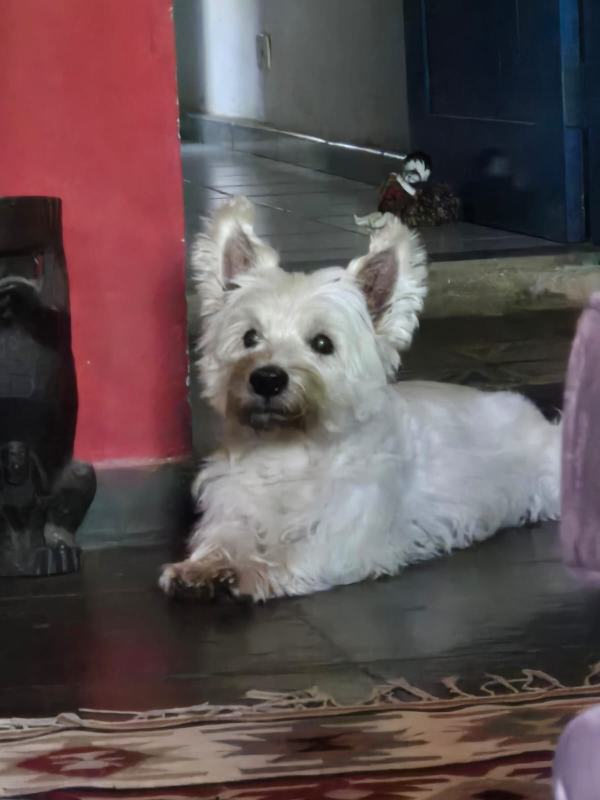
#> input picture tests/gauss.jpg, 1200 x 1600 px (shown at 1/2 size)
$ python -i renderer.py   (imports and definitions only)
#> lines starting #> are read from the running program, lines starting #| are printed output that depends on the picture
#> further down, picture is the input picture: PIL image 1200x1600 RGB; mean R, G, B 95.5, 80.3, 82
"""Text-to-image rendering for Paperang thermal printer."""

import os
import sys
from pathlib import Path

# Enable libraqm support for ligatures (if fribidi.dll is available)
# Solution from: https://stackoverflow.com/a/79583567/1457481
# Simply placing fribidi.dll in the Python directory and setting FRIBIDI_PATH
# enables full OpenType ligature support via libraqm
try:
    fribidi_dll = Path(sys.executable).parent / "fribidi.dll"
    if fribidi_dll.exists():
        os.environ['FRIBIDI_PATH'] = str(fribidi_dll)
except:
    pass  # Ligatures won't work, but basic rendering will

from PIL import Image, ImageDraw, ImageFont
from typing import Optional
import textwrap


class ThermalRenderer:
    """Renders text to monochrome bitmap for thermal printing."""

    # Paperang P1 specifications
    PRINT_WIDTH = 384  # pixels
    LINE_WIDTH = 48  # bytes (384 / 8)

    def __init__(self, font_size: int = 18, margin: int = 8, font_name: str = "FiraCode"):
        """
        Initialize renderer.

        Args:
            font_size: Font size in pixels (default: 18 for ~32 chars/line)
            margin: Margin in pixels on left and right
            font_name: Font name to use (FiraCode, JetBrainsMono, Iosevka, Consolas, Georgia)
        """
        self.font_size = font_size
        self.margin = margin
        self.content_width = self.PRINT_WIDTH - (2 * margin)

        # Try to load a font
        import os
        import platform

        font_loaded = False

        # Font mappings
        font_files = {
            "FiraCode": "FiraCode-Regular.ttf",
            "JetBrainsMono": "JetBrainsMonoNerdFont-Regular.ttf",
            "Iosevka": "IosevkaNerdFont-Regular.ttf",
            "Hack": "HackNerdFont-Regular.ttf",
            "CascadiaMono": "CascadiaMono.ttf",
            "Consolas": "consola.ttf",
            "Georgia": "georgia.ttf",
        }

        # Windows font paths
        if platform.system() == "Windows":
            win_fonts = os.environ.get('WINDIR', 'C:\\Windows') + '\\Fonts\\'
            user_fonts = os.path.join(os.environ.get('LOCALAPPDATA', ''), 'Microsoft', 'Windows', 'Fonts')

            # Try requested font first
            if font_name in font_files:
                font_file = font_files[font_name]
                font_options = [
                    os.path.join(user_fonts, font_file),
                    os.path.join(win_fonts, font_file),
                ]
            else:
                # Fallback order
                font_options = [
                    os.path.join(user_fonts, font_files["FiraCode"]),
                    os.path.join(win_fonts, font_files["Consolas"]),
                    os.path.join(win_fonts, font_files["Georgia"]),
                ]

            for font_path in font_options:
                try:
                    self.font = ImageFont.truetype(font_path, font_size)
                    font_loaded = True
                    break
                except:
                    continue

        # Fallback to default if nothing loaded
        if not font_loaded:
            self.font = ImageFont.load_default()

        # Calculate exact chars per line for monospace fonts
        self._calculate_chars_per_line()

    def _calculate_chars_per_line(self):
        """Calculate exact characters per line based on actual font metrics."""
        # Test with 'M' (typically widest char in monospace)
        img = Image.new('1', (100, 100), 1)
#> img: PIL image 100x100 1; every value is 1
        draw = ImageDraw.Draw(img)

        bbox = draw.textbbox((0, 0), 'M', font=self.font)
#> bbox = (0, 2, 9, 10)
        char_width = bbox[2] - bbox[0]
#> char_width = 9

        if char_width > 0:
            calculated = self.content_width // char_width
#> calculated = 40
            # Conservative cap at 32 chars for safety (avoids edge-case wrapping issues)
            self.chars_per_line = min(calculated, 32)
#> self.chars_per_line = 32
        else:
            # Fallback to reasonable default
            self.chars_per_line = 32

    # [47 lines left out: functions _wrap_text, _text_to_image, not called in this run]

    def _image_to_bitmap(self, img: Image.Image) -> bytes:
        """
        Convert PIL Image to printer bitmap format.

        Args:
            img: PIL Image in mode '1' (monochrome)

        Returns:
            Raw bitmap data (48 bytes per line)
        """
        # Ensure image is correct width
        if img.width != self.PRINT_WIDTH:
            raise ValueError(f"Image must be {self.PRINT_WIDTH} pixels wide")

        # Convert to bitmap
        bitmap = bytearray()

        for y in range(img.height):
            line_bytes = bytearray(self.LINE_WIDTH)

            for x in range(self.PRINT_WIDTH):
                # Get pixel (0 = black, 1 = white)
                pixel = img.getpixel((x, y))

                # Calculate byte and bit position
                byte_idx = x // 8
                bit_idx = 7 - (x % 8)

                # Set bit (inverted: 0 = white, 1 = black for printer)
                if pixel == 0:  # Black pixel
                    line_bytes[byte_idx] |= (1 << bit_idx)

            bitmap.extend(line_bytes)

        return bytes(bitmap)

    # [12 lines left out: function render_text, not called in this run]

    def _floyd_steinberg_dither(self, img: Image.Image) -> Image.Image:
        """
        Apply Floyd-Steinberg dithering to grayscale image.

        Args:
            img: Grayscale PIL Image

        Returns:
            Dithered monochrome image
        """
        # Convert to grayscale if not already
        if img.mode != 'L':
            img = img.convert('L')

        # Create a mutable copy
        img = img.copy()
        pixels = img.load()
        width, height = img.size

        # Create output image
        output = Image.new('1', (width, height), 1)
        output_pixels = output.load()

        # Floyd-Steinberg dithering
        for y in range(height):
            for x in range(width):
                old_pixel = pixels[x, y]
                new_pixel = 255 if old_pixel > 128 else 0
                output_pixels[x, y] = 1 if new_pixel == 255 else 0

                quant_error = old_pixel - new_pixel

                # Distribute error to neighboring pixels
                if x + 1 < width:
                    pixels[x + 1, y] = max(0, min(255, pixels[x + 1, y] + quant_error * 7 // 16))
                if y + 1 < height:
                    if x > 0:
                        pixels[x - 1, y + 1] = max(0, min(255, pixels[x - 1, y + 1] + quant_error * 3 // 16))
                    pixels[x, y + 1] = max(0, min(255, pixels[x, y + 1] + quant_error * 5 // 16))
                    if x + 1 < width:
                        pixels[x + 1, y + 1] = max(0, min(255, pixels[x + 1, y + 1] + quant_error * 1 // 16))

        return output

    def render_image(self, img: Image.Image, dither: bool = True) -> bytes:
        """
        Convert PIL Image to printer bitmap format.

        Args:
            img: PIL Image (will be converted to monochrome and resized)
            dither: Whether to apply Floyd-Steinberg dithering (default: True)

        Returns:
            Raw bitmap data ready for printing
        """
#> called with dither = True
        # Resize to fit width while maintaining aspect ratio
        if img.width != self.PRINT_WIDTH:
            aspect_ratio = img.height / img.width
#> aspect_ratio = 1.33
            new_height = int(self.PRINT_WIDTH * aspect_ratio)
#> new_height = 512
            img = img.resize((self.PRINT_WIDTH, new_height), Image.Resampling.LANCZOS)
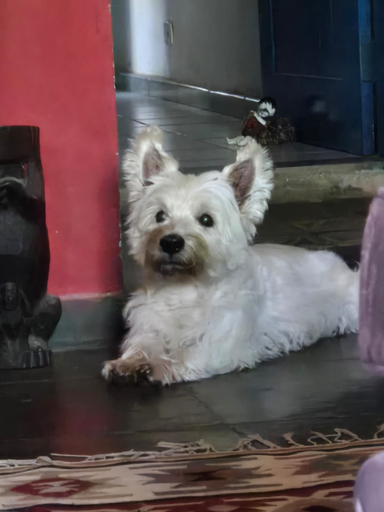
#> img: PIL image 384x512 RGB; mean R, G, B 95.5, 80.3, 82

        # Convert to monochrome with optional dithering
        if dither:
            img = self._floyd_steinberg_dither(img)
#> in _floyd_steinberg_dither, `img = img.convert('L')`:
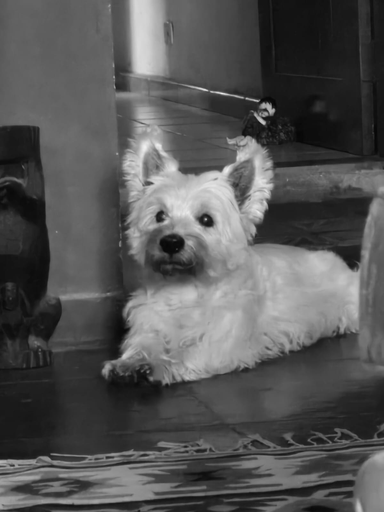
#> img: PIL image 384x512 L; min 6, max 239, mean 85.1
#> in _floyd_steinberg_dither, `output = Image.new('1', (width, height), 1)`: output: PIL image 384x512 1; every value is 1
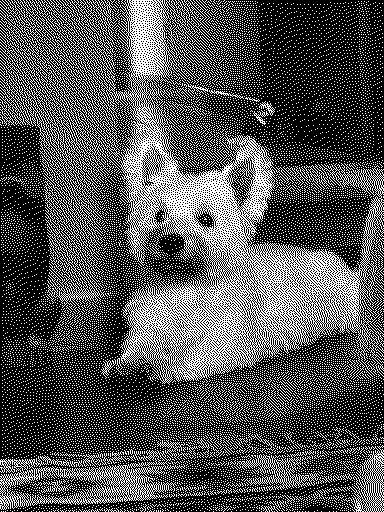
#> img: PIL image 384x512 1; 32.6% white in thin lines or dots
        else:
            img = img.convert('1')

        return self._image_to_bitmap(img)

    # [41 lines left out: function render_formatted, not called in this run]

>>> from PIL import Image
>>> picture = Image.open('../../../../tests/gauss.jpg')
>>> result = ThermalRenderer().render_image(picture)
